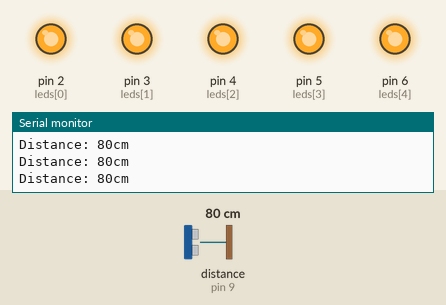
A sketch run on a simulated Arduino Uno, built with avr-gcc and run on an emulated ATmega328P. On the bench: output pins drawn as LEDs (lit = HIGH), the last lines printed to the serial monitor. Wiring (inferred from the names in the program): ultrasonic range finder: trigger pin 8; echo pin 9. Inputs (shaded band) come from the test bench; at power-on: distance to the obstacle (sensor on pin 9) 80 cm. The echo pulse lasts 58.3 µs per cm; pins used as bus, display or sensor lines are not drawn.

Above: at 1.2 s.
1.3 s: distance to the obstacle (sensor on pin 9) set to 23 cm
2.8 s: distance to the obstacle (sensor on pin 9) set to 18 cm
At 3.4 s:
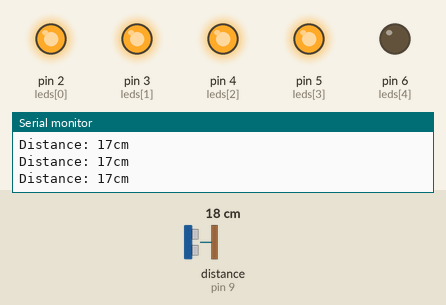
4.3 s: distance to the obstacle (sensor on pin 9) set to 15 cm
At 5.5 s:
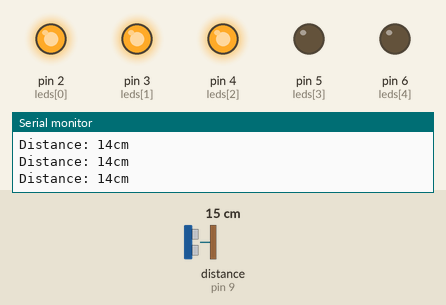
5.8 s: distance to the obstacle (sensor on pin 9) set to 11 cm
At 6.4 s:
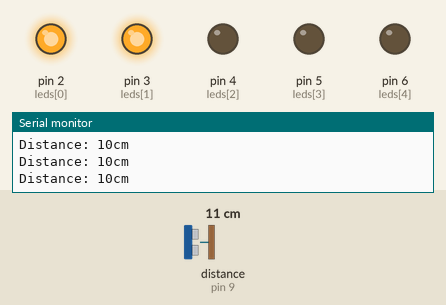
7.3 s: distance to the obstacle (sensor on pin 9) set to 2 cm
At 8.3 s:
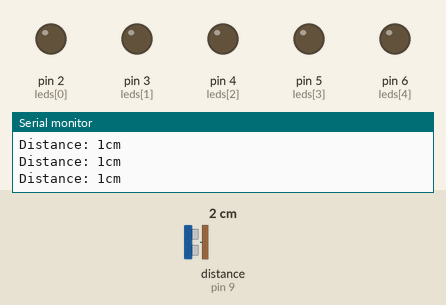
8.8 s: distance to the obstacle (sensor on pin 9) set to 9 cm
At 9.9 s:
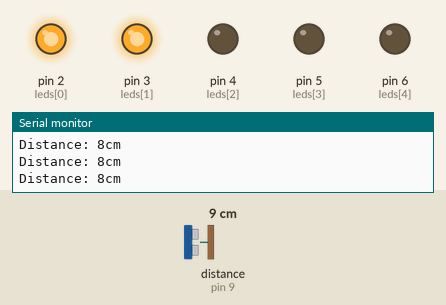
Timing chart, 0 to 11.3 s (numbered marks = the images above; inputs shaded):
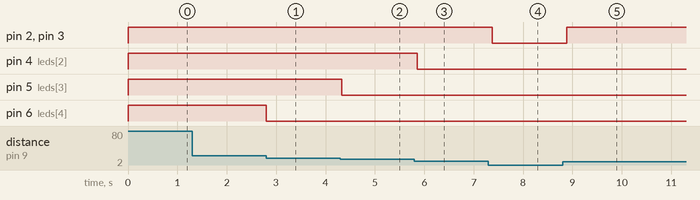

The sketch:

CS-4540-lab6-UDS-2.ino
```cpp
const int trigPin = 8;
const int echoPin = 9;

const int leds[]  = {2, 3, 4, 5, 6};
const int numLeds = 5;

// distance thresholds in cm for each LED
// LED 1 (pin2) on at 4cm, LED 2 at 8cm, LED 3 at 12cm, LED 4 at 16cm, LED 5 at 20cm
const int thresholds[] = {4, 8, 12, 16, 20};

void setup() {
  Serial.begin(9600);
  pinMode(trigPin, OUTPUT);
  pinMode(echoPin, INPUT);

  for (int i = 0; i < numLeds; i++) {
    pinMode(leds[i], OUTPUT);
  }
}

long getDistanceCM() {
  digitalWrite(trigPin, LOW);
  delayMicroseconds(2);
  digitalWrite(trigPin, HIGH);
  delayMicroseconds(10);
  digitalWrite(trigPin, LOW);

  long duration = pulseIn(echoPin, HIGH);
  return duration / 29 / 2;
}

void loop() {
  long cm = getDistanceCM();

  // light up LEDs based on distance thresholds
  for (int i = 0; i < numLeds; i++) {
    if (cm >= thresholds[i]) {
      digitalWrite(leds[i], HIGH);
    } else {
      digitalWrite(leds[i], LOW);
    }
  }

  Serial.print("Distance: ");
  Serial.print(cm);
  Serial.println("cm");

  delay(100);
}
```

Measured:
- the behaviour switches between 21 and 20 cm on distance to the obstacle (sensor on pin 9) (found by bisection; images 0 and 1)
- the behaviour switches between 17 and 16 cm on distance to the obstacle (sensor on pin 9) (found by bisection; images 1 and 2)
- the behaviour switches between 13 and 12 cm on distance to the obstacle (sensor on pin 9) (found by bisection; images 2 and 3)
- after the input at 2.8 s, pin 6 (leds[4]): HIGH → LOW at once
- after the input at 4.3 s, pin 5 (leds[3]): HIGH → LOW at once
- after the input at 5.8 s, pin 4 (leds[2]): HIGH → LOW after 0.05 s
- after the input at 7.3 s, pin 2 (leds[0]), pin 3 (leds[1]): HIGH → LOW after 0.07 s
- after the input at 8.8 s, pin 2 (leds[0]), pin 3 (leds[1]): LOW → HIGH after 0.09 s
